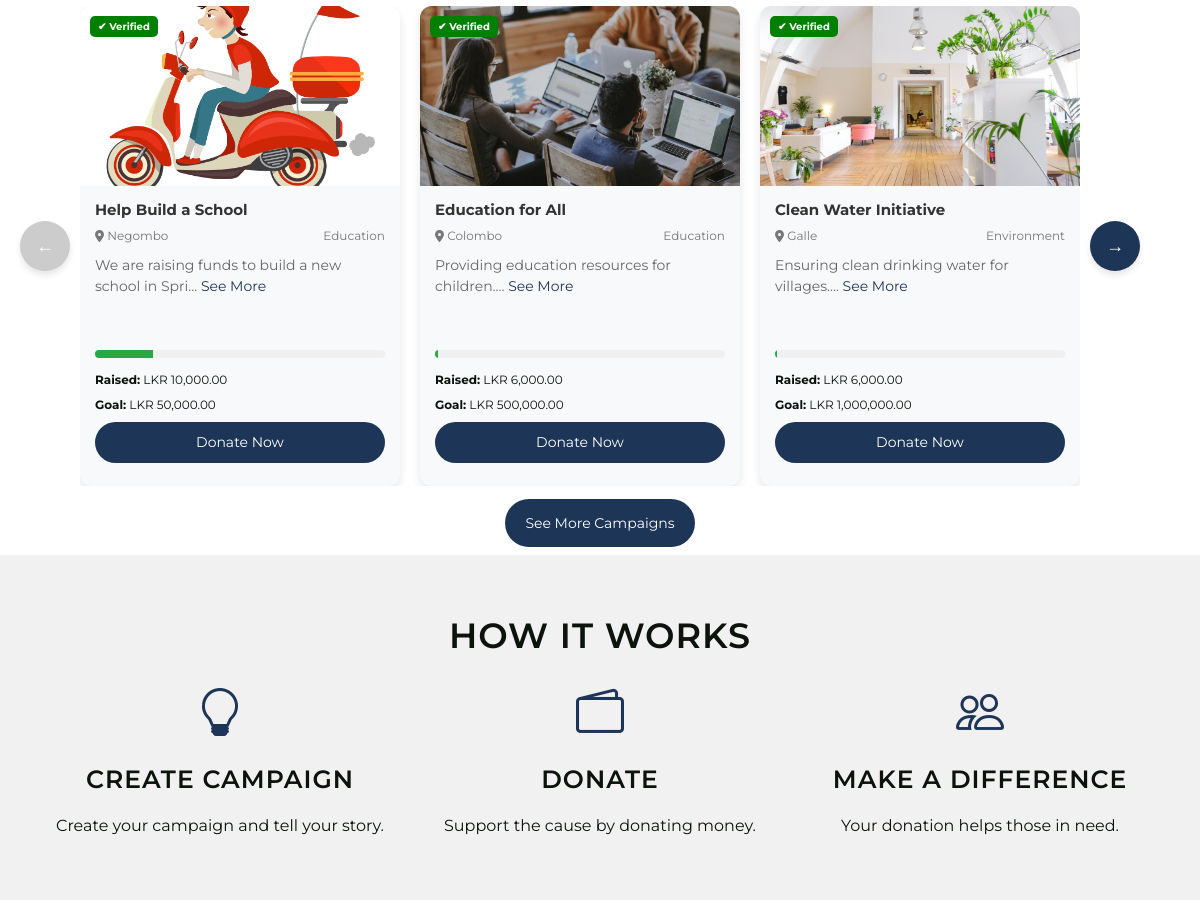
Before: / (middle part) with the older database file.
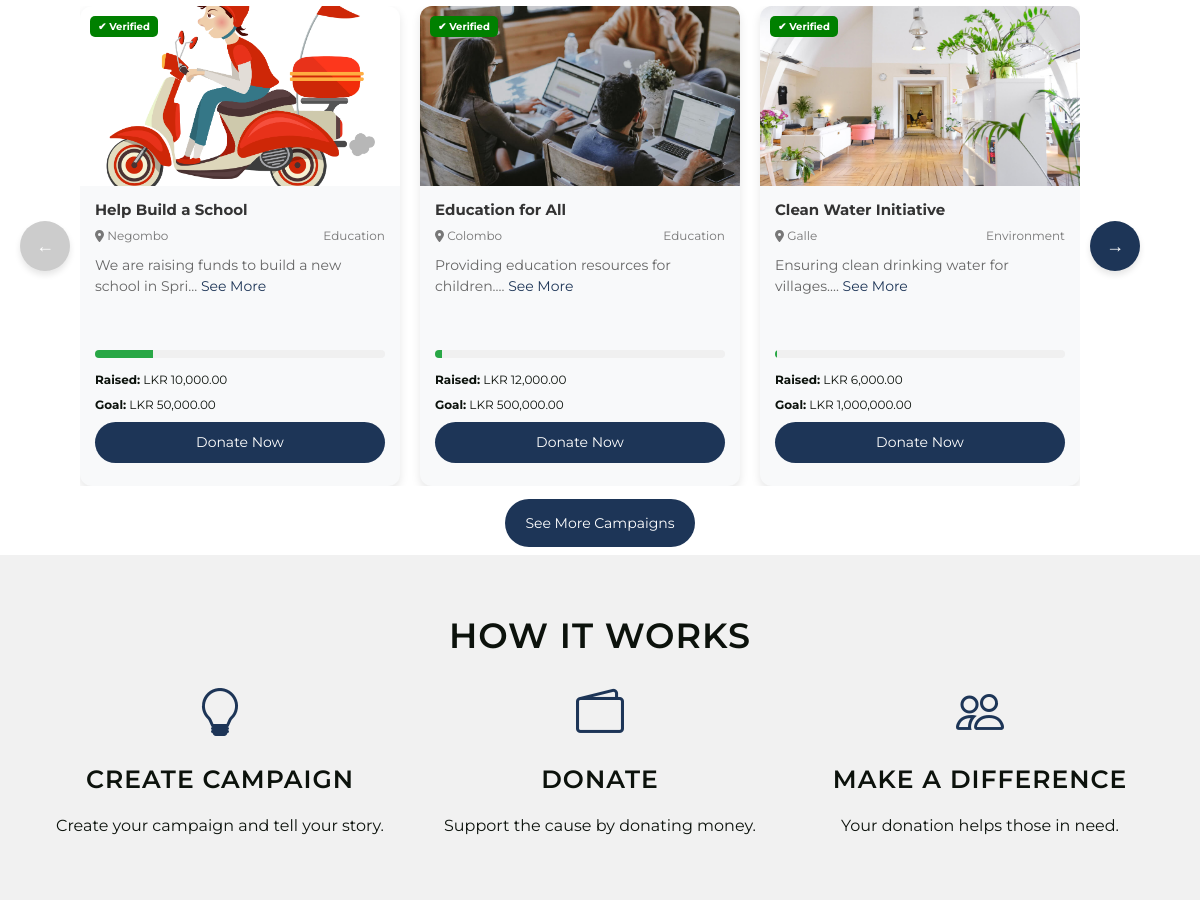
After: the same page with the newer database file.
### tables this page shows
CREATE TABLE `campaigns` (
  `id` int(11) NOT NULL,
  `user_id` int(11) DEFAULT NULL,
  `title` varchar(255) NOT NULL,
  `location` varchar(255) NOT NULL,
  `description` text NOT NULL,
  `goal` decimal(10,2) NOT NULL,
  `category` varchar(100) NOT NULL,
  `start_date` date NOT NULL,
  `end_date` date NOT NULL,
  `image` varchar(255) NOT NULL,
  `document` varchar(255) DEFAULT NULL,
  `organizer_name` varchar(255) NOT NULL,
  `contact` varchar(50) NOT NULL,
  `email` varchar(100) NOT NULL,
  `created_at` timestamp NOT NULL DEFAULT current_timestamp(),
  `status` varchar(20) NOT NULL DEFAULT 'Pending',
  `raised` decimal(15,2) DEFAULT 0.00
);

### index.php (the view, shortened to what this page needs)
<?php
include('admin/config/dbcon.php');
include('includes/header.php');
?>
<section class="campaigns" id="campaigns-section">
    <div class="campaign-wrapper-container">
        <button class="arrow-left" onclick="prevCards()">←</button>
        <div class="campaign-wrapper">
            <?php
            $query = "SELECT * FROM campaigns WHERE status = 'Accepted'";
            $query_run = mysqli_query($con, $query);
            if ($query_run && mysqli_num_rows($query_run) > 0) {
                foreach ($query_run as $campaign) {
                    $progress = ($campaign['raised'] / $campaign['goal']) * 100;
            ?>
                    <div class="campaign-card" onclick="window.location.href='donate.php?id=<?= $campaign['id']; ?>';" style="cursor: pointer;">
                        <div class="campaign-header">
                            <div class="verified-badge">
                                <span>✔ Verified</span>
                            </div>
                            <img src="<?= htmlspecialchars($campaign['image']); ?>" alt="<?= htmlspecialchars($campaign['title']); ?>" class="campaign-image">
                        </div>
                        <div class="campaign-body">
                            <h3 class="campaign-title"><?= htmlspecialchars(substr($campaign['title'], 0, 30)); ?></h3>
                            <div class="campaign-meta">
                                <span class="campaign-location"><i class="fas fa-map-marker-alt"></i> <?= htmlspecialchars($campaign['location']); ?></span>
                                <span class="campaign-category"><?= htmlspecialchars($campaign['category']); ?></span>
                            </div>
                            <p class="campaign-description">
                                <?= htmlspecialchars(substr($campaign['description'], 0, 50)) . '...'; ?>
                                <a href="donate.php?id=<?= $campaign['id']; ?>" class="see-more">See More</a>
                            </p>
                            <div class="campaign-progress">
                                <div class="progress-bar" style="width: <?= round($progress, 2); ?>%;"></div>
                            </div>
                            <div class="campaign-stats">
                                <p><strong>Raised:</strong> LKR <?= number_format($campaign['raised'], 2); ?></p>
                                <p><strong>Goal:</strong> LKR <?= number_format($campaign['goal'], 2); ?></p>
                            </div>
                            <div class="campaign-actions">
                                <a href="donate.php?id=<?= $campaign['id']; ?>" class="btn-donate">Donate Now</a>
                            </div>
                        </div>
                    </div>
            <?php
                }
            } else {
                echo "<p>No campaigns available at the moment.</p>";
            }
            ?>
        </div>
        <button class="arrow-right" onclick="nextCards()">→</button>
    </div>
    <div style="text-align: center; margin-top: 25px;">
        <a href="all_campaigns.php" class="btn-see-more">See More Campaigns</a>
    </div>
</section>
<section class="how-it-works">
    <div class="container text-center">
        <h4>How it Works</h4>
        <div class="row">
            <div class="col-md-4">
                <div class="icon">
                    <i class="bi bi-lightbulb"></i>
                </div>
                <h2>Create Campaign</h2>
                <p>Create your campaign and tell your story.</p>
            </div>
            <div class="col-md-4">
                <div class="icon">
                    <i class="bi bi-wallet2"></i>
                </div>
                <h2>Donate</h2>
                <p>Support the cause by donating money.</p>
            </div>
            <div class="col-md-4">
                <div class="icon">
                    <i class="bi bi-people"></i>
                </div>
                <h2>Make a Difference</h2>
                <p>Your donation helps those in need.</p>
            </div>
        </div>
    </div>
</section>
<?php
include('includes/footer.php');
?>

Changed rows visible on the page:
changed campaigns "Education for All": raised "6,000.00" → "12,000.00"
